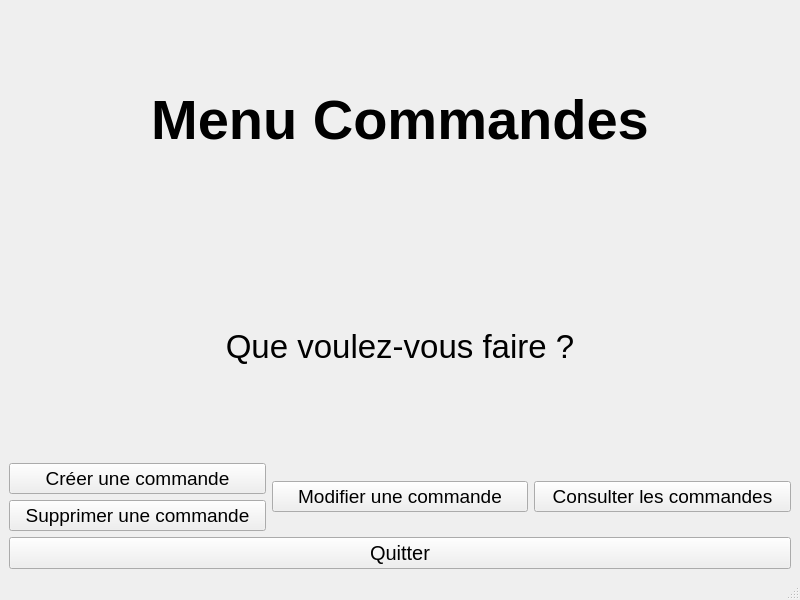
<?xml version="1.0" encoding="UTF-8"?>
<ui version="4.0">
 <class>FenetreCommandesMenu</class>
 <widget class="QMainWindow" name="FenetreCommandesMenu">
  <property name="geometry">
   <rect>
    <x>0</x>
    <y>0</y>
    <width>800</width>
    <height>600</height>
   </rect>
  </property>
  <property name="windowTitle">
   <string>PharmacieManager - Commandes</string>
  </property>
  <widget class="QWidget" name="centralwidget">
   <layout class="QVBoxLayout" name="verticalLayout_2">
    <item>
     <widget class="QLabel" name="CommandesMenu">
      <property name="font">
       <font>
        <pointsize>42</pointsize>
        <bold>true</bold>
       </font>
      </property>
      <property name="text">
       <string>Menu Commandes</string>
      </property>
      <property name="textFormat">
       <enum>Qt::TextFormat::AutoText</enum>
      </property>
      <property name="alignment">
       <set>Qt::AlignmentFlag::AlignCenter</set>
      </property>
      <property name="wordWrap">
       <bool>true</bool>
      </property>
      <property name="textInteractionFlags">
       <set>Qt::TextInteractionFlag::NoTextInteraction</set>
      </property>
     </widget>
    </item>
    <item>
     <widget class="QLabel" name="QueFaire">
      <property name="font">
       <font>
        <pointsize>25</pointsize>
       </font>
      </property>
      <property name="text">
       <string>Que voulez-vous faire ?</string>
      </property>
      <property name="alignment">
       <set>Qt::AlignmentFlag::AlignCenter</set>
      </property>
     </widget>
    </item>
    <item>
     <layout class="QHBoxLayout" name="horizontalLayout">
      <item>
       <layout class="QVBoxLayout" name="verticalLayout">
        <item>
         <widget class="QPushButton" name="CommandesMenuCreer">
          <property name="font">
           <font>
            <pointsize>14</pointsize>
           </font>
          </property>
          <property name="text">
           <string>Créer une commande</string>
          </property>
         </widget>
        </item>
        <item>
         <widget class="QPushButton" name="CommandesMenuSupprimer">
          <property name="font">
           <font>
            <pointsize>14</pointsize>
           </font>
          </property>
          <property name="text">
           <string>Supprimer une commande</string>
          </property>
         </widget>
        </item>
       </layout>
      </item>
      <item>
       <widget class="QPushButton" name="CommandesMenuModifier">
        <property name="font">
         <font>
          <pointsize>14</pointsize>
         </font>
        </property>
        <property name="text">
         <string>Modifier une commande</string>
        </property>
       </widget>
      </item>
      <item>
       <widget class="QPushButton" name="CommandesMenuConsutler">
        <property name="font">
         <font>
          <pointsize>14</pointsize>
         </font>
        </property>
        <property name="text">
         <string>Consulter les commandes</string>
        </property>
       </widget>
      </item>
     </layout>
    </item>
    <item>
     <widget class="QPushButton" name="CommandesMenuQuitter">
      <property name="font">
       <font>
        <pointsize>15</pointsize>
       </font>
      </property>
      <property name="text">
       <string>Quitter</string>
      </property>
     </widget>
    </item>
   </layout>
  </widget>
  <widget class="QStatusBar" name="statusbar"/>
 </widget>
 <resources/>
 <connections/>
</ui>
